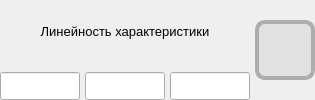
                  <widget class="QWidget" name="widget_crossingLimits_linearCharacteristic" native="true">
                   <property name="sizePolicy">
                    <sizepolicy hsizetype="Maximum" vsizetype="Maximum">
                     <horstretch>0</horstretch>
                     <verstretch>0</verstretch>
                    </sizepolicy>
                   </property>
                   <layout class="QHBoxLayout" name="horizontalLayout_32">
                    <property name="spacing">
                     <number>5</number>
                    </property>
                    <property name="leftMargin">
                     <number>0</number>
                    </property>
                    <property name="topMargin">
                     <number>0</number>
                    </property>
                    <property name="rightMargin">
                     <number>0</number>
                    </property>
                    <property name="bottomMargin">
                     <number>0</number>
                    </property>
                    <item>
                     <widget class="QWidget" name="widget_crossingLimits_linearCharacteristic_control" native="true">
                      <property name="sizePolicy">
                       <sizepolicy hsizetype="Maximum" vsizetype="Preferred">
                        <horstretch>0</horstretch>
                        <verstretch>0</verstretch>
                       </sizepolicy>
                      </property>
                      <layout class="QVBoxLayout" name="verticalLayout_45">
                       <property name="spacing">
                        <number>10</number>
                       </property>
                       <property name="leftMargin">
                        <number>0</number>
                       </property>
                       <property name="topMargin">
                        <number>0</number>
                       </property>
                       <property name="rightMargin">
                        <number>0</number>
                       </property>
                       <property name="bottomMargin">
                        <number>0</number>
                       </property>
                       <item>
                        <widget class="QLabel" name="label_crossingLimits_linearCharacteristic">
                         <property name="sizePolicy">
                          <sizepolicy hsizetype="Preferred" vsizetype="Preferred">
                           <horstretch>0</horstretch>
                           <verstretch>0</verstretch>
                          </sizepolicy>
                         </property>
                         <property name="font">
                          <font>
                           <family>Segoe UI</family>
                           <pointsize>10</pointsize>
                          </font>
                         </property>
                         <property name="text">
                          <string>Линейность характеристики</string>
                         </property>
                         <property name="alignment">
                          <set>Qt::AlignmentFlag::AlignCenter</set>
                         </property>
                        </widget>
                       </item>
                       <item>
                        <layout class="QHBoxLayout" name="horizontalLayout_crossingLimits_linearCharacteristic_limits">
                         <property name="spacing">
                          <number>5</number>
                         </property>
                         <item>
                          <widget class="QLineEdit" name="lineEdit_crossingLimits_linearCharacteristic_lowerLimit">
                           <property name="enabled">
                            <bool>true</bool>
                           </property>
                           <property name="sizePolicy">
                            <sizepolicy hsizetype="Fixed" vsizetype="Maximum">
                             <horstretch>0</horstretch>
                             <verstretch>0</verstretch>
                            </sizepolicy>
                           </property>
                           <property name="minimumSize">
                            <size>
                             <width>50</width>
                             <height>0</height>
                            </size>
                           </property>
                           <property name="maximumSize">
                            <size>
                             <width>80</width>
                             <height>16777215</height>
                            </size>
                           </property>
                           <property name="font">
                            <font>
                             <family>Segoe UI</family>
                             <pointsize>8</pointsize>
                            </font>
                           </property>
                           <property name="styleSheet">
                            <string notr="true">padding: 5px 5px;</string>
                           </property>
                           <property name="text">
                            <string/>
                           </property>
                           <property name="alignment">
                            <set>Qt::AlignmentFlag::AlignCenter</set>
                           </property>
                           <property name="readOnly">
                            <bool>true</bool>
                           </property>
                          </widget>
                         </item>
                         <item>
                          <widget class="QLineEdit" name="lineEdit_crossingLimits_linearCharacteristic_value">
                           <property name="enabled">
                            <bool>true</bool>
                           </property>
                           <property name="sizePolicy">
                            <sizepolicy hsizetype="Fixed" vsizetype="Fixed">
                             <horstretch>0</horstretch>
                             <verstretch>0</verstretch>
                            </sizepolicy>
                           </property>
                           <property name="minimumSize">
                            <size>
                             <width>50</width>
                             <height>0</height>
                            </size>
                           </property>
                           <property name="maximumSize">
                            <size>
                             <width>80</width>
                             <height>16777215</height>
                            </size>
                           </property>
                           <property name="font">
                            <font>
                             <family>Segoe UI</family>
                             <pointsize>8</pointsize>
                            </font>
                           </property>
                           <property name="styleSheet">
                            <string notr="true">padding: 5px 5px;</string>
                           </property>
                           <property name="text">
                            <string/>
                           </property>
                           <property name="alignment">
                            <set>Qt::AlignmentFlag::AlignCenter</set>
                           </property>
                           <property name="readOnly">
                            <bool>true</bool>
                           </property>
                          </widget>
                         </item>
                         <item>
                          <widget class="QLineEdit" name="lineEdit_crossingLimits_linearCharacteristic_upperLimit">
                           <property name="enabled">
                            <bool>true</bool>
                           </property>
                           <property name="sizePolicy">
                            <sizepolicy hsizetype="Fixed" vsizetype="Fixed">
                             <horstretch>0</horstretch>
                             <verstretch>0</verstretch>
                            </sizepolicy>
                           </property>
                           <property name="minimumSize">
                            <size>
                             <width>50</width>
                             <height>0</height>
                            </size>
                           </property>
                           <property name="maximumSize">
                            <size>
                             <width>80</width>
                             <height>16777215</height>
                            </size>
                           </property>
                           <property name="font">
                            <font>
                             <family>Segoe UI</family>
                             <pointsize>8</pointsize>
                            </font>
                           </property>
                           <property name="styleSheet">
                            <string notr="true">padding: 5px 5px;</string>
                           </property>
                           <property name="text">
                            <string/>
                           </property>
                           <property name="alignment">
                            <set>Qt::AlignmentFlag::AlignCenter</set>
                           </property>
                           <property name="readOnly">
                            <bool>true</bool>
                           </property>
                          </widget>
                         </item>
                        </layout>
                       </item>
                      </layout>
                     </widget>
                    </item>
                    <item>
                     <widget class="QWidget" name="widget_crossingLimits_linearCharacteristic_limitStatusIndicator" native="true">
                      <property name="minimumSize">
                       <size>
                        <width>60</width>
                        <height>60</height>
                       </size>
                      </property>
                      <property name="maximumSize">
                       <size>
                        <width>60</width>
                        <height>60</height>
                       </size>
                      </property>
                      <property name="styleSheet">
                       <string notr="true">background: #E1E1E1;

Border: 4px solid #ADADAD ;
Border-radius: 10px;

</string>
                      </property>
                     </widget>
                    </item>
                   </layout>
                  </widget>
